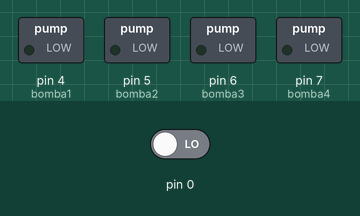
Recording of a sketch running on a simulated Arduino Uno, built with avr-gcc and run on an emulated ATmega328P. Shown: switched loads named in the sketch (green lamp = pin HIGH). Inputs (shaded band) come from the test bench; at power-on: pin 0 LOW.

Above: at 1.2 s.
1.3 s: pin 0 driven HIGH
At 1.8 s:
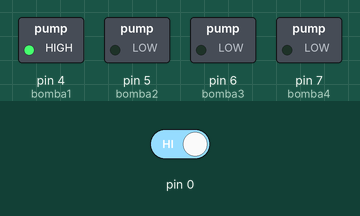
At 7.6 s:
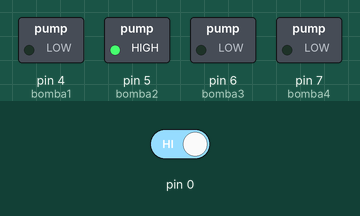
Timing chart, 0 to 20.8 s (numbered marks = the images above; inputs shaded):
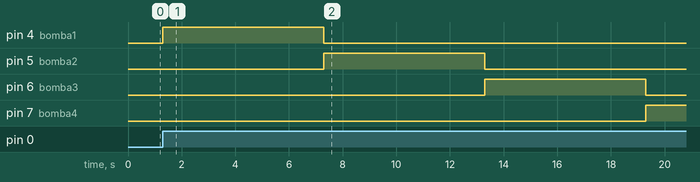

Measured:
- after the input at 1.3 s, pin 4 (bomba1): LOW → HIGH at once, → LOW 6.0 s later; pin 5 (bomba2): LOW → HIGH after 6.0 s, → LOW 6.0 s later; pin 6 (bomba3): LOW → HIGH after 12.0 s, → LOW 6.0 s later; pin 7 (bomba4): LOW → HIGH after 18.0 s

The sketch:

Pulsador_para_4_relevadores.ino
```cpp
int bomba1=4;
int bomba2=5;
int bomba3=6;
int bomba4=7;


int valor=0;
int estado=0;
void setup() {
 pinMode(bomba1,OUTPUT);
  pinMode(bomba2,OUTPUT);
 pinMode(bomba3,OUTPUT);
 pinMode(bomba4,OUTPUT);
 pinMode(0,INPUT);
 digitalWrite(bomba1,LOW);///estado inicial:apagado
 digitalWrite(bomba2,LOW);
 digitalWrite(bomba3,LOW);
 digitalWrite(bomba4,LOW);
}

void loop() {
valor=digitalRead(0);///lee si el boton esta pulado;

if(valor==HIGH){
estado=1-estado;
}
if(estado==1){///Cuando se presiona se ejecuta lo siguiente
digitalWrite(bomba1,HIGH);
delay(6000);
digitalWrite(bomba1,LOW);
digitalWrite(bomba2,HIGH);
delay(6000);
digitalWrite(bomba2,LOW);
digitalWrite(bomba3,HIGH);
delay(6000);
digitalWrite(bomba3,LOW);
digitalWrite(bomba4,HIGH);
delay(6000);
digitalWrite(bomba4,LOW);
}else{//cuando se vuelve a presionar se ejecuta lo siguiente.
//Apagado de emergencia
  digitalWrite(bomba1,LOW);///estado inicial:apagado
 digitalWrite(bomba2,LOW);
 digitalWrite(bomba3,LOW);
 digitalWrite(bomba4,LOW);
}
}
```
